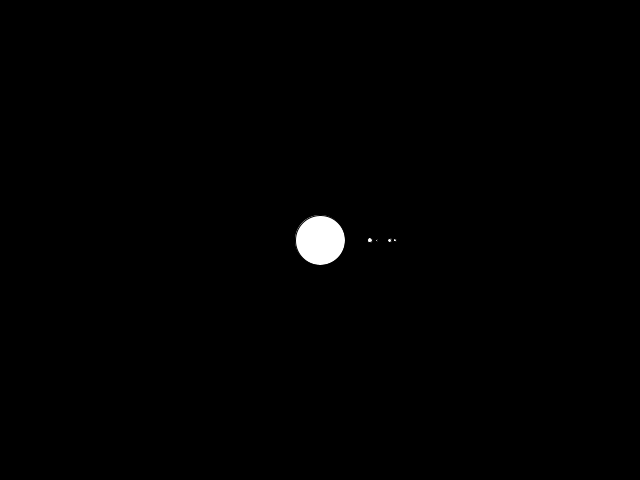
Frame 1 (no input)
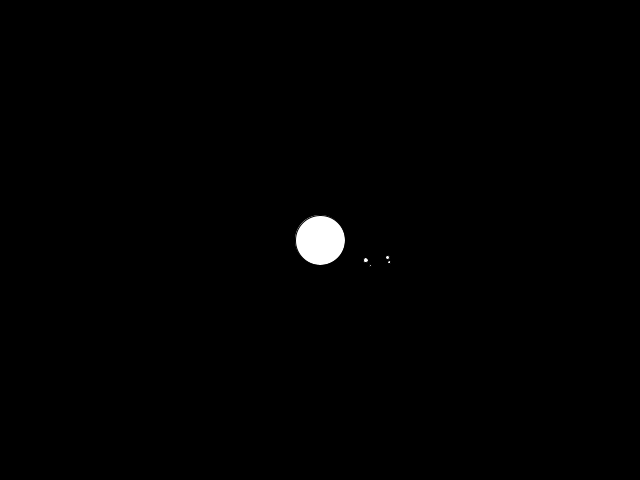
Frame 60 (the mouse pressed at the canvas centre just before this capture)
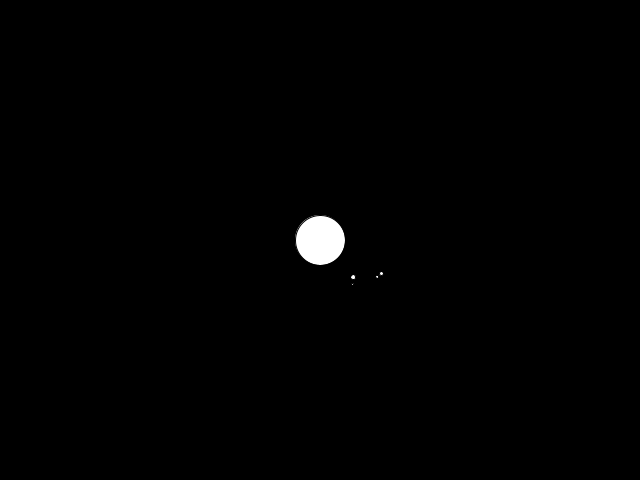
Frame 120 (the mouse held since frame 60 and released just before this capture)

The Processing sketch that drew these frames (run headless with seeded random() and noise(); from frame 60 on, the mouse is pressed at the canvas centre):

// Processing sketch: SolarSystem
// ── SolarSystem.pde
Planet earth, mars;

void setup() {
  size(640, 480);
  earth = new Planet(50, 0, 0, 0.001, 5, color(0, 255, 0));
  mars = new Planet(70, 0, 0, 0.0006, 4, color(255, 200, 50));
}

void draw() {
  
  translate(width/2, height/2);
  background(0);
  ellipse(0, 0, 50, 50);
  
  earth.orbit();
  earth.display();
  earth.moon(7, 2, 2);
  
  
  mars.orbit();
  mars.display();
  mars.moon(5, 3, 5);
  
  //r = 10;
  //a += velocity * 5 * delta;
  //float xpos2 = xpos + r * cos(a);
  //float ypos2 = ypos + r * sin(a);
  //ellipse(xpos2, ypos2, 3, 3);
  ////line(xpos2, ypos2, xpos, ypos);
 
}
// ── Planet.pde
class Planet {
  
  float radius;
  float x, y;
  float a, b;
  float velocity;
  float delta = 7;
  float planetX, planetY;
  float moonX, moonY;
  float d;
  
  Planet(float r, float x_orbit, float y_orbit, float v, float diameter, color c) {
    
    radius = r;
    x = x_orbit;
    y = y_orbit;
    velocity = v;
    d = diameter;
    
  }
  
    void orbit() {
      
      a += velocity * delta;
      planetX = x + radius * cos(a);
      planetY = y + radius * sin(a);
      
    }
    
    void moon(float moonRadius, float moonDiameter, float parentOrbitSpeed) {
      
      b += velocity * delta  * parentOrbitSpeed;
      moonX = planetX+x + moonRadius * cos(b);
      moonY = planetY+y + moonRadius * sin(b);
      ellipse(moonX, moonY, moonDiameter, moonDiameter);
      
    }
    
    void display() {
      
      ellipseMode(CENTER);
      ellipse(planetX, planetY, d, d);
      
    }
    


}
